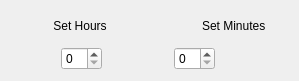
       <widget class="QWidget" name="layoutWidget_2">
        <property name="geometry">
         <rect>
          <x>43</x>
          <y>478</y>
          <width>299</width>
          <height>81</height>
         </rect>
        </property>
        <layout class="QVBoxLayout" name="verticalLayout">
         <item>
          <layout class="QHBoxLayout" name="horizontalLayout_3">
           <item>
            <spacer name="horizontalSpacer_3">
             <property name="orientation">
              <enum>Qt::Horizontal</enum>
             </property>
             <property name="sizeType">
              <enum>QSizePolicy::Fixed</enum>
             </property>
             <property name="sizeHint" stdset="0">
              <size>
               <width>42</width>
               <height>20</height>
              </size>
             </property>
            </spacer>
           </item>
           <item>
            <widget class="QLabel" name="label_9">
             <property name="text">
              <string>Set Hours</string>
             </property>
             <property name="alignment">
              <set>Qt::AlignCenter</set>
             </property>
             <property name="wordWrap">
              <bool>false</bool>
             </property>
            </widget>
           </item>
           <item>
            <spacer name="horizontalSpacer_4">
             <property name="orientation">
              <enum>Qt::Horizontal</enum>
             </property>
             <property name="sizeHint" stdset="0">
              <size>
               <width>40</width>
               <height>20</height>
              </size>
             </property>
            </spacer>
           </item>
           <item>
            <widget class="QLabel" name="label_10">
             <property name="text">
              <string>Set Minutes</string>
             </property>
            </widget>
           </item>
           <item>
            <spacer name="horizontalSpacer_6">
             <property name="orientation">
              <enum>Qt::Horizontal</enum>
             </property>
             <property name="sizeType">
              <enum>QSizePolicy::Fixed</enum>
             </property>
             <property name="sizeHint" stdset="0">
              <size>
               <width>22</width>
               <height>20</height>
              </size>
             </property>
            </spacer>
           </item>
          </layout>
         </item>
         <item>
          <layout class="QHBoxLayout" name="horizontalLayout_24">
           <item>
            <spacer name="horizontalSpacer_2">
             <property name="orientation">
              <enum>Qt::Horizontal</enum>
             </property>
             <property name="sizeType">
              <enum>QSizePolicy::Fixed</enum>
             </property>
             <property name="sizeHint" stdset="0">
              <size>
               <width>50</width>
               <height>20</height>
              </size>
             </property>
            </spacer>
           </item>
           <item>
            <widget class="QSpinBox" name="spinBoxHrs">
             <property name="maximum">
              <number>23</number>
             </property>
            </widget>
           </item>
           <item>
            <spacer name="horizontalSpacer">
             <property name="orientation">
              <enum>Qt::Horizontal</enum>
             </property>
             <property name="sizeType">
              <enum>QSizePolicy::Fixed</enum>
             </property>
             <property name="sizeHint" stdset="0">
              <size>
               <width>66</width>
               <height>20</height>
              </size>
             </property>
            </spacer>
           </item>
           <item>
            <widget class="QSpinBox" name="spinBoxMinutes">
             <property name="maximum">
              <number>59</number>
             </property>
            </widget>
           </item>
           <item>
            <spacer name="horizontalSpacer_5">
             <property name="orientation">
              <enum>Qt::Horizontal</enum>
             </property>
             <property name="sizeHint" stdset="0">
              <size>
               <width>40</width>
               <height>20</height>
              </size>
             </property>
            </spacer>
           </item>
          </layout>
         </item>
        </layout>
       </widget>
